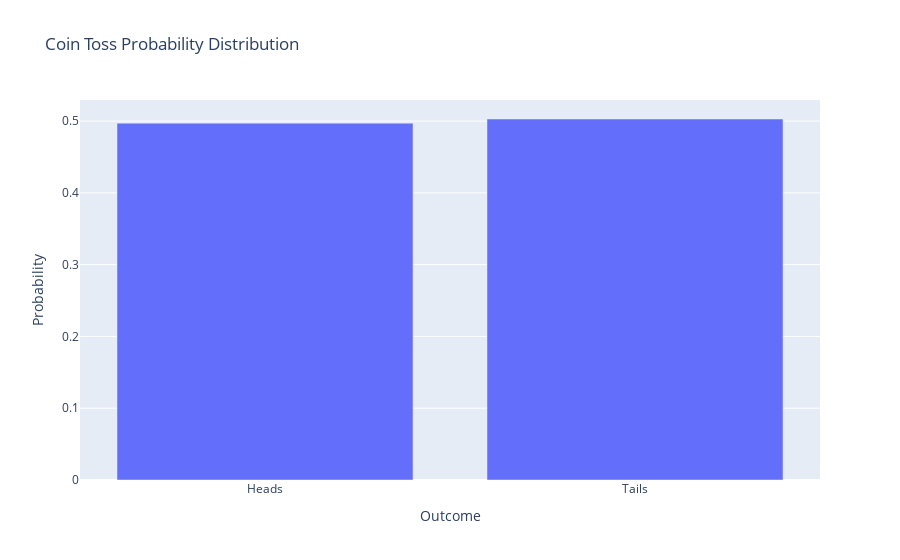

Notebook code for this chart:
### Markdown cell above
Now let's step away from our function and treat it as a black box, assuming that the output was generated in the real-world. Let us also forget the probabilities of each possible outcome and not assume an initial theoretical probability distribution. Can we estimate the probability distribution from the observed data? YES WE CAN!

All we need to do is to use the formula observed in the previous notebooks, and we can estimate the probability of every possible outcome by divinding their frequency by the total number of outcomes observed. The most common away to display frequency and probability distributions is by using what is known as a histogram. Let us now plot the frequency distribution and probability distribution for the coin toss example given the 'observed' data generated from our function above.

### Code cell
import plotly.graph_objects as go

y = coin_tosses(n=10000)
x = ['Heads', 'Tails']

# Plotting frequency distribution
fig = go.Figure()
fig.add_trace(go.Bar(x=x, y=y))
fig.update_layout(
    title_text='Coin Toss Frequency Distribution', # title of plot
    xaxis_title_text='Outcome', # xaxis label
    yaxis_title_text='Frequency (Count)', # yaxis label
)
fig.show()

# Plotting probability distribution
norm_y = np.array(y)/np.sum(y)

fig = go.Figure()
fig.add_trace(go.Bar(x=x, y=norm_y))
fig.update_layout(
    title_text='Coin Toss Probability Distribution', # title of plot
    xaxis_title_text='Outcome', # xaxis label
    yaxis_title_text='Probability', # yaxis label
)
fig.show()

### Figure 1 — Plotly figure (JSON) as saved in the notebook; plotly's stock layout.template omitted (floating-point values rounded to 4 significant figures)
{"data": [{"type": "bar", "x": ["Heads", "Tails"], "y": [0.4971, 0.5029]}], "layout": {"title": {"text": "Coin Toss Probability Distribution"}, "xaxis": {"title": {"text": "Outcome"}}, "yaxis": {"title": {"text": "Probability"}}}}
